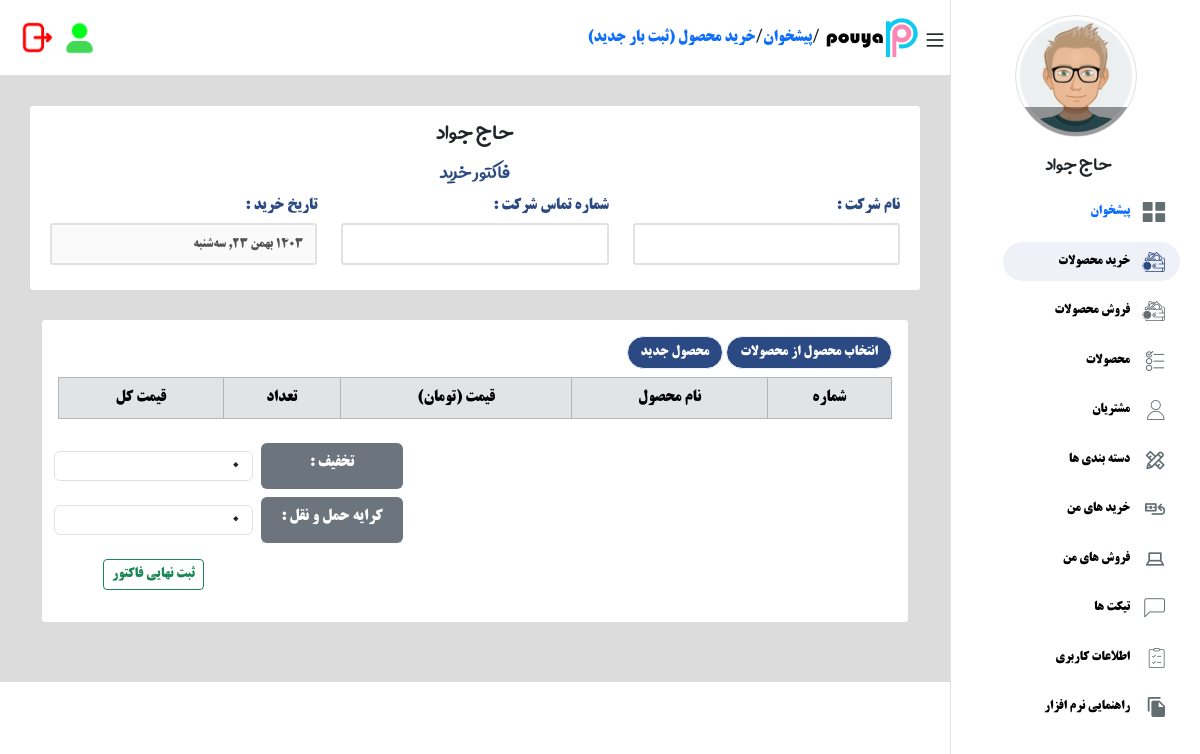
The page /shopping/new/ (signed in) on the database as committed earlier.
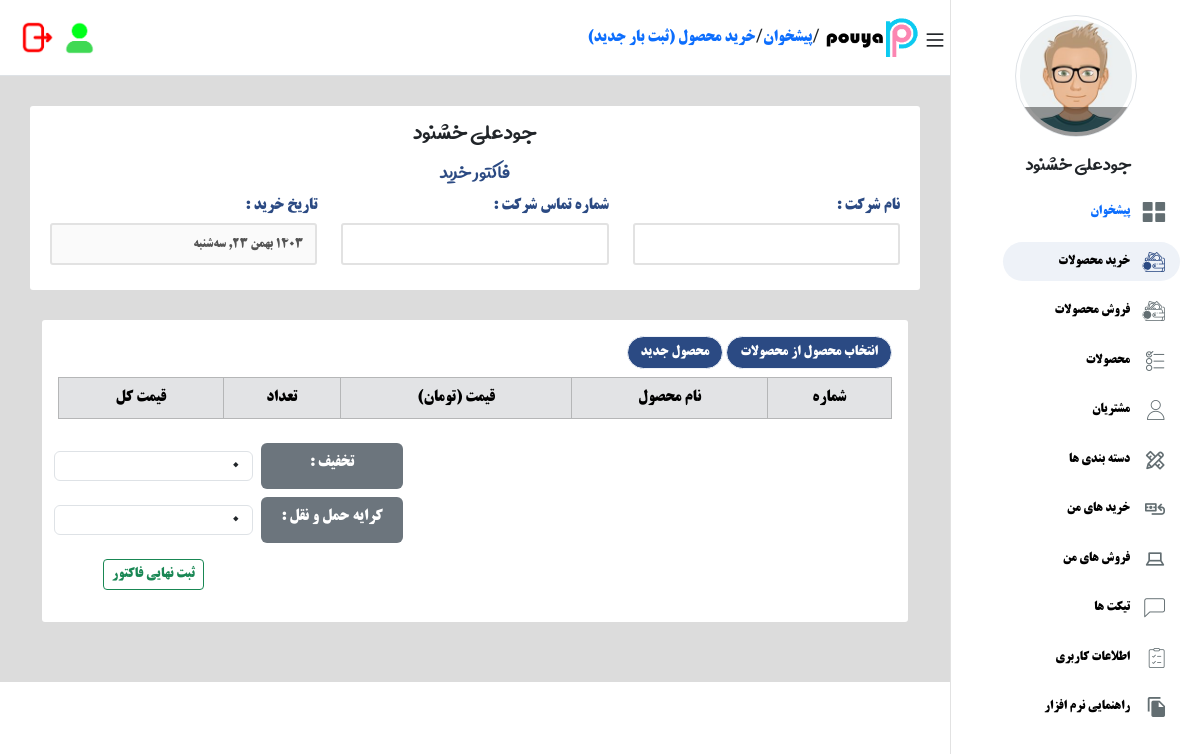
The same page on the database as committed later.
### accounts/models.py (models this page shows, shortened)
class User(AbstractBaseUser):
    fullname = models.CharField(max_length=200, null=True, blank=True, verbose_name="نام و نام خانوادگی")
    phone = models.CharField(max_length=12, unique=True, verbose_name="شماره تماس")
    name_shop = models.TextField(blank=True,null=True)
    is_active = models.BooleanField(default=True, verbose_name="فعال")
    is_admin = models.BooleanField(default=False, verbose_name="ادمین")
    email = models.EmailField(null=True, blank=True, verbose_name="ایمیل")
    discription = models.TextField(max_length=300, null=True, blank=True, verbose_name="توضیحات کاربر")
    created_at = models.DateTimeField(auto_now=True, verbose_name="تاریخ اضافه شدن")
    image = models.ImageField(upload_to="user_image", null=True, blank=True, verbose_name="عکس پروفایل")
    address = models.TextField(null=True,blank=True,verbose_name="ادرس کاربر")
    objects = MyUserManager()
    USERNAME_FIELD = "phone"
    class Meta:
        verbose_name = "کاربر"
        verbose_name_plural = "کاربر ها "

### shopping/views.py (the view, shortened to what this page needs)
# urls.py: path("new/",login_required(views.NewShopView.as_view()),name="new_shop"),
class NewShopView(View):
    def get(slef,request,*args,**kwargs):
        products = Product.objects.filter(user=request.user)
        return render(request,"shopping/new.html" ,{"products":products})

### shopping/templates/shopping/new.html (shortened to what the changed rows need)
{% extends 'base.html' %}
{% load static %}
{% load humanize %}
{% block content %}
<div class="content">
    <div class="main-content" style="background-color: #dcdcdc;">
<form method="post">
        <div class="tab__box" style="padding: 10px 20px;">
          <div class="row">
            <div class="col-lg-12 ">
              <h3 style="font-family: avini;" class="text-center">{{request.user.name_shop}}</h3>
              <h4 style="font-family: avini;color: #2B4A83;" class="text-center">فاکتور خرید </h4>
            </div>
          </div>
        </div>
<div class="container">
        <div class="tab__box p-3">
            <table id="myTable" class="table table-bordered table-hover table-secondary">
                <thead>
                    <tr>
                        <th>شماره</th>
                        <th>نام محصول </th>
                        <th>قیمت (تومان)</th>
                        <th>تعداد </th>
                        <th>قیمت کل </th>
                    </tr>
                </thead>
            </table>
        </div>
    </div>
    </div>
{% endblock %}

### templates/includes/menu_sidebar.html (shortened to what the changed rows need)
{% load static %}
{% if request.user.is_authenticated %}
<div class="sidebar__nav border-top border-left  ">
    <div class="profile__info border cursor-pointer text-center">
        <div class="avatar__img"><img src="{% static 'img/pro.jpg' %}" class="avatar___img">
            <div class="box__camera default__avatar"></div>
        </div>
        <span class="profile__name">{{request.user.name_shop}}</span>
    </div>
    <ul>
      {% if request.resolver_match.url_name == 'dashboard' %}
      <li class="item-li i-dashboard is-active"><a style="text-decoration: none;" style="text-decoration: none;color: #2B4A83;"  href="{% url 'accounts:dashboard' %}">پیشخوان</a></li>
      {% else %}
      <li class="item-li i-dashboard "><a style="text-decoration: none;" style="text-decoration: none;color: black;"  href="{% url 'accounts:dashboard' %}">پیشخوان</a></li>
      {% endif %}
      {% if request.resolver_match.url_name == 'new_shop' %}
      <li class="item-li i-my__peyments is-active"><a style="text-decoration: none;color: black;"  href="{% url 'shopping:new_shop' %}">خرید محصولات</a></li>
      {% else %}
      <li class="item-li i-my__peyments"><a style="text-decoration: none;color: black;"  href="{% url 'shopping:new_shop' %}">خرید محصولات</a></li>
      {% endif %}
      {% if request.resolver_match.url_name == 'new_sale' %}
      <li class="item-li i-my__peyments is-active"><a style="text-decoration: none;color: black;"  href="{% url 'sale:new_sale' %}">فروش محصولات</a></li>
      {% else %}
      <li class="item-li i-my__peyments"><a style="text-decoration: none;color: black;"  href="{% url 'sale:new_sale' %}">فروش محصولات</a></li>
      {% endif %}
        {% if request.resolver_match.url_name == 'list_p' or request.resolver_match.url_name == 'detail_p' %}
        <li class="item-li i-courses is-active"><a style="text-decoration: none;color: #2B4A83;"  href="{% url 'product:list_p' %}"> محصولات  </a></li>
        {% else %}
        <li class="item-li i-courses"><a style="text-decoration: none;color: black;"  href="{% url 'product:list_p' %}"> محصولات  </a></li>
        {% endif %}
        {% if request.resolver_match.url_name == 'list_customer' or request.resolver_match.url_name == 'detail_customer' %}
        <li class="item-li i-users is-active"><a style="text-decoration: none;color: black;"  href="{% url 'customer:list_customer' %}"> مشتریان   </a></li>
        {% else %}
        <li class="item-li i-users"><a style="text-decoration: none;color: black;"  href="{% url 'customer:list_customer' %}"> مشتریان   </a></li>
        {% endif %}
        {% if request.resolver_match.url_name == 'list_p_c' %}
        <li class="item-li i-categories is-active"><a style="text-decoration: none;color: black;"  href="{% url 'product:list_p_c' %}">دسته بندی ها</a></li>
        {% else %}
        <li class="item-li i-categories"><a style="text-decoration: none;color: black;"  href="{% url 'product:list_p_c' %}">دسته بندی ها</a></li>
        {% endif %}
        {% if request.resolver_match.url_name == 'list_shop' or request.resolver_match.url_name == 'detail_shop' %}
        <li class="item-li i-checkout__request is-active"><a style="text-decoration: none;color: black;"  href="{% url 'shopping:list_shop' %}">خرید های من </a></li>
        {% else %}
        <li class="item-li i-checkout__request "><a style="text-decoration: none;color: black;"  href="{% url 'shopping:list_shop' %}">خرید های من  </a></li>
        {% endif %}
        {% if request.resolver_match.url_name == 'list_sale' or request.resolver_match.url_name == 'detail_sale' %}
        <li class="item-li i-banners is-active"><a  style="text-decoration: none;color: black;" href="{% url 'sale:list_sale' %}">فروش های من </a></li>
        {% else %}
        <li class="item-li i-banners"><a  style="text-decoration: none;color: black;" href="{% url 'sale:list_sale' %}">فروش های من </a></li>
        {% endif %}
          {% if request.resolver_match.url_name == 'tickets'  %}
          <li class="item-li i-tickets is-active"><a  style="text-decoration: none;color: black;" href="{% url 'accounts:tickets' %}"> تیکت ها</a></li>
          {% else %}
          <li class="item-li i-tickets"><a  style="text-decoration: none;color: black;" href="{% url 'accounts:tickets' %}"> تیکت ها</a></li>
            {% endif %}
            {% if request.resolver_match.url_name == 'edit-profile'  %}
            <li class="item-li i-user__inforamtion is-active"><a style="text-decoration: none;color: black;"  href="{% url 'accounts:edit-profile' %}">اطلاعات کاربری</a></li>
            {% else %}
            <li class="item-li i-user__inforamtion"><a style="text-decoration: none;color: black;"  href="{% url 'accounts:edit-profile' %}">اطلاعات کاربری</a></li>
            {% endif %}
            {% if request.resolver_match.url_name == 'edit-profile'  %}
            <li class="item-li i-articles is-active"><a style="text-decoration: none;color: black;"  href="{% url 'about:guidance-us' %}">راهنمایی نرم افزار</a></li>
            {% else %}
            <li class="item-li i-articles"><a style="text-decoration: none;color: black;"  href="{% url 'about:guidance-us' %}">راهنمایی نرم افزار</a></li>
            {% endif %}
    </ul>
</div>
{% endif %}

Rows that differ between the two databases and show on the page:
changed User: user.name_shop "حاج جواد" → "جودعلی خشنود"
